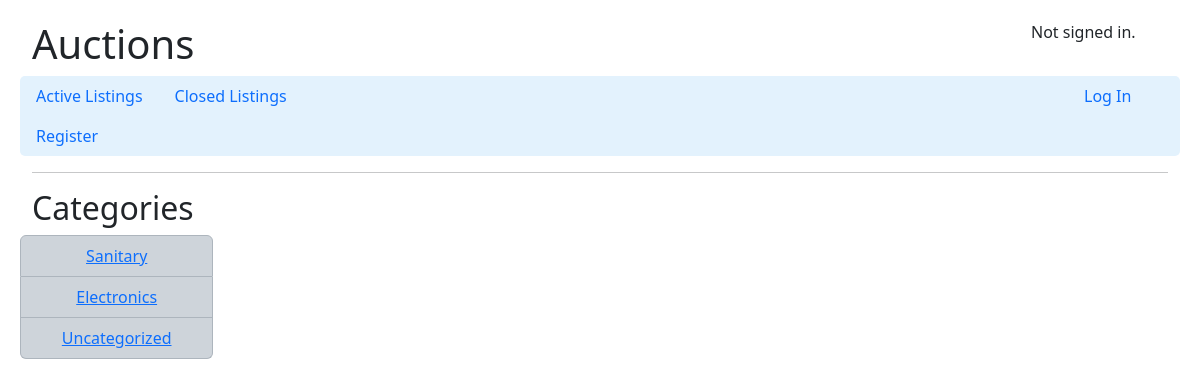
The page /categories on the database its author committed.
### auctions/models.py (models this page shows)
class Categories(models.Model):
    name = models.CharField(max_length=64, default="Uncategorized")
    def __str__(self):
        return self.name

### auctions/views.py (the view)
# urls.py: path("categories", views.categories, name="categories"),
def categories(request):
    categories = Categories.objects.all()
    return render(request, "auctions/categories.html", {
        "categories": categories,
    })

### auctions/templates/auctions/categories.html
{% extends "auctions/layout.html" %}
{% block body %}
    <h2>Categories</h2>
    <ul class="list-group row">
        {% for category in categories %}
            <li class="list-group-item list-group-item-dark col-md-2 text-center"><a href="{% url 'category' category=category %}">{{ category }}</a></li>
        {% endfor %}
    </ul>
{% endblock %}

### auctions/static/auctions/styles.css (style rules this page uses)
body { margin: 10px; padding: 10px; }

### rows shown on the page
Categories: name "Sanitary"
Categories: name "Electronics"
Categories: name "Uncategorized"
